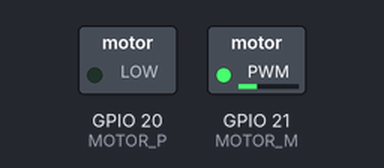
Bench run of a program on a simulated Raspberry Pi (BCM pin numbers). On the bench: switched loads named in the program (green lamp = pin HIGH).

Above: at 0.1 s.
Timing chart, 0 to 1.6 s (numbered marks = the images above):
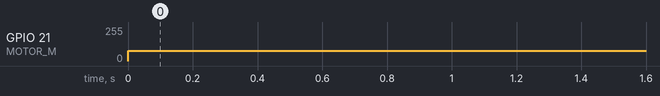

Measured:
- by itself, GPIO 21 (MOTOR_M): 0/255 → 77/255 at 0.00 s

The program:

pwm_motor.py
```python
import RPi.GPIO as GPIO
import time

MOTOR_P = 20
MOTOR_M = 21
KEY = 5

GPIO.setmode(GPIO.BCM)
GPIO.setup(KEY, GPIO.IN)
GPIO.setup(MOTOR_P, GPIO.OUT)
GPIO.setup(MOTOR_M, GPIO.OUT)

try:
    pwm_p = GPIO.PWM(MOTOR_P, 100)
    pwm_m = GPIO.PWM(MOTOR_M, 100)
    pwm_p.start(0)
    pwm_m.start(0)
    while True:
        if GPIO.input(KEY)==True:
            pwm_m.ChangeDutyCycle(0)
            pwm_p.ChangeDutyCycle(30)
        elif GPIO.input(KEY)==False:
            pwm_p.ChangeDutyCycle(0)
            pwm_m.ChangeDutyCycle(30)

        time.sleep(1)
except KeyboardInterrupt:
    pass
finally:
    pwm_m.stop()
    pwm_p.stop()
    GPIO.cleanup()
```
